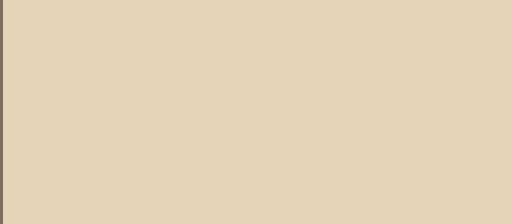

A 2D game scene composited from a Tiled map and its tileset images. What follows is a short description and the map's XML, with every tile layer's data as written:
An orthogonal 16x7 tile map with 32x32 px tiles, 1 tile layer (Tile Layer 1).

<map version="1.0" orientation="orthogonal" width="16" height="7" tilewidth="32" tileheight="32">
 <tileset firstgid="1" name="Tiles" tilewidth="32" tileheight="32">
  <image source="../module-set.png" width="96" height="192" />
  <tile id="0">
   <properties>
    <property name="Name" value="TILE_TL" />
   </properties>
  </tile>
  <tile id="1">
   <properties>
    <property name="Name" value="TILE_TC" />
   </properties>
  </tile>
  <tile id="2">
   <properties>
    <property name="Name" value="TILE_TR" />
   </properties>
  </tile>
  <tile id="3">
   <properties>
    <property name="Name" value="TILE_ML" />
   </properties>
  </tile>
  <tile id="4">
   <properties>
    <property name="Name" value="TILE_MC" />
   </properties>
  </tile>
  <tile id="5">
   <properties>
    <property name="Name" value="TILE_MR" />
   </properties>
  </tile>
  <tile id="6">
   <properties>
    <property name="Name" value="TILE_BL" />
   </properties>
  </tile>
  <tile id="7">
   <properties>
    <property name="Name" value="TILE_BC" />
   </properties>
  </tile>
  <tile id="8">
   <properties>
    <property name="Name" value="TILE_BR" />
   </properties>
  </tile>
  <tile id="9">
   <properties>
    <property name="Name" value="TILE_TO" />
   </properties>
  </tile>
  <tile id="10">
   <properties>
    <property name="Name" value="TILE_RO" />
   </properties>
  </tile>
  <tile id="11">
   <properties>
    <property name="Name" value="TILE_BLANK" />
   </properties>
  </tile>
  <tile id="12">
   <properties>
    <property name="Name" value="TILE_LO" />
   </properties>
  </tile>
  <tile id="13">
   <properties>
    <property name="Name" value="TILE_BO" />
   </properties>
  </tile>
  <tile id="15">
   <properties>
    <property name="Name" value="TILE_UNDER" />
   </properties>
  </tile>
 </tileset>
 <layer name="Tile Layer 1" width="16" height="7">
  <data>
   <tile gid="4" />
   <tile gid="5" />
   <tile gid="5" />
   <tile gid="5" />
   <tile gid="5" />
   <tile gid="5" />
   <tile gid="5" />
   <tile gid="5" />
   <tile gid="5" />
   <tile gid="5" />
   <tile gid="5" />
   <tile gid="5" />
   <tile gid="5" />
   <tile gid="5" />
   <tile gid="5" />
   <tile gid="5" />
   <tile gid="4" />
   <tile gid="5" />
   <tile gid="5" />
   <tile gid="5" />
   <tile gid="5" />
   <tile gid="5" />
   <tile gid="5" />
   <tile gid="5" />
   <tile gid="5" />
   <tile gid="5" />
   <tile gid="5" />
   <tile gid="5" />
   <tile gid="5" />
   <tile gid="5" />
   <tile gid="5" />
   <tile gid="5" />
   <tile gid="4" />
   <tile gid="5" />
   <tile gid="5" />
   <tile gid="5" />
   <tile gid="5" />
   <tile gid="5" />
   <tile gid="5" />
   <tile gid="5" />
   <tile gid="5" />
   <tile gid="5" />
   <tile gid="5" />
   <tile gid="5" />
   <tile gid="5" />
   <tile gid="5" />
   <tile gid="5" />
   <tile gid="5" />
   <tile gid="4" />
   <tile gid="5" />
   <tile gid="5" />
   <tile gid="5" />
   <tile gid="5" />
   <tile gid="5" />
   <tile gid="5" />
   <tile gid="5" />
   <tile gid="5" />
   <tile gid="5" />
   <tile gid="5" />
   <tile gid="5" />
   <tile gid="5" />
   <tile gid="5" />
   <tile gid="5" />
   <tile gid="5" />
   <tile gid="4" />
   <tile gid="5" />
   <tile gid="5" />
   <tile gid="5" />
   <tile gid="5" />
   <tile gid="5" />
   <tile gid="5" />
   <tile gid="5" />
   <tile gid="5" />
   <tile gid="5" />
   <tile gid="5" />
   <tile gid="5" />
   <tile gid="5" />
   <tile gid="5" />
   <tile gid="5" />
   <tile gid="5" />
   <tile gid="4" />
   <tile gid="5" />
   <tile gid="5" />
   <tile gid="5" />
   <tile gid="5" />
   <tile gid="5" />
   <tile gid="5" />
   <tile gid="5" />
   <tile gid="5" />
   <tile gid="5" />
   <tile gid="5" />
   <tile gid="5" />
   <tile gid="5" />
   <tile gid="5" />
   <tile gid="5" />
   <tile gid="5" />
   <tile gid="4" />
   <tile gid="5" />
   <tile gid="5" />
   <tile gid="5" />
   <tile gid="5" />
   <tile gid="5" />
   <tile gid="5" />
   <tile gid="5" />
   <tile gid="5" />
   <tile gid="5" />
   <tile gid="5" />
   <tile gid="5" />
   <tile gid="5" />
   <tile gid="5" />
   <tile gid="5" />
   <tile gid="5" />
  </data>
 </layer>
</map>
